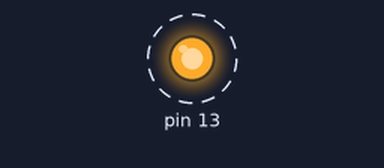
A sketch run on a simulated Arduino Nano, built with avr-gcc and run on an emulated ATmega328P. Shown: output pins drawn as LEDs (lit = HIGH). Dashed ring = blinking. No radio packets arrive unless stated.

Above: at 0.16 s.
Timing chart, 0 to 3.0 s (numbered marks = the images above):
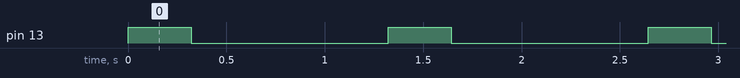

The sketch:

transmit_6keys.ino
```cpp
/// RF передатчик
/// сигнальный провод с передатчика на пин 12 arduino nano
#include <RH_ASK.h>
#include <SPI.h>  //  в скетче не используется,
//  но нужна для компиляции

RH_ASK driver;
byte counter = 0; // тестовая переменная, считалка

void setup()
{
  pinMode(13, OUTPUT);
  Serial.println("Trying init..");
  while (!driver.init()) {
    Serial.println("init failed");  //  "Инициализация не удалась"
    delay(500);
  }
  Serial.println("RF transmit init done.");
}//setup

void loop() {
  transmit();
  delay(1000);
}//loop
```

transmit.ino
```cpp
// проверь как будет работать с раскомментированной шестой строкой

void transmit() {
  digitalWrite(13, 1);
  const char *msg1 = "Hello kitty ";  //  "Привет, мир!"
  //const char *msg1 = "Hello kitty " + counter;  //  "Привет, мир! mod"
  driver.send((uint8_t *)msg1, strlen(msg1));
  driver.waitPacketSent();
  delay(100);
  counter++;
  driver.send(counter, 2);
  driver.waitPacketSent();
  delay(100);
  digitalWrite(13, 0);

}//void transmit()
```

Measured:
- by itself, pin 13: alternates HIGH for 0.32 s and LOW for 1.0 s
